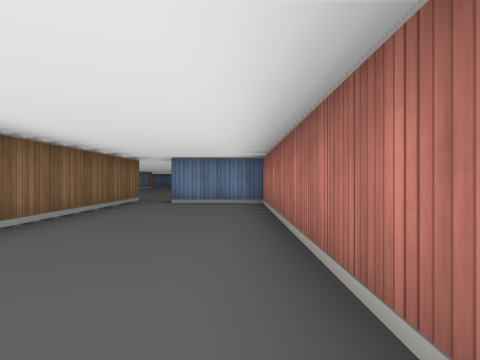
[1] (above)

20 first-person views from a walk through a cub3D ray-caster map. The camera is about half as high as the walls, looks level and sees 70° across. The floor is counted in squares. Each view is taken from the middle of a square. On the plan, view 1 faces up. The plan holds only what a view shows up to about 9 squares ahead; the rest is blank.

[2]
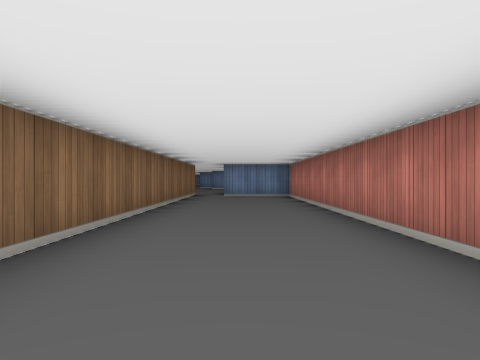

[3]
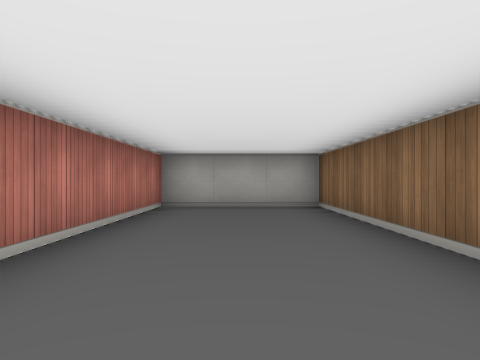

[4]
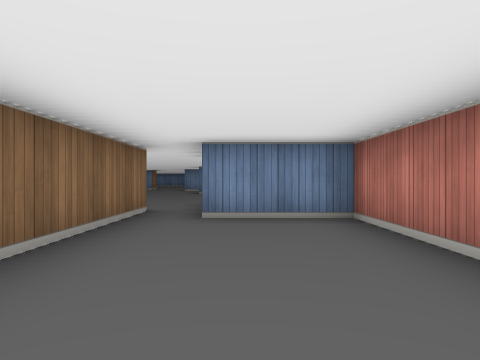

[5]
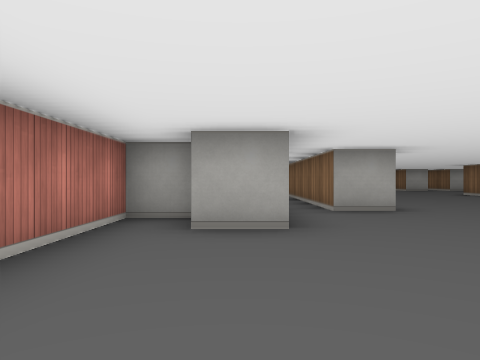

[6]
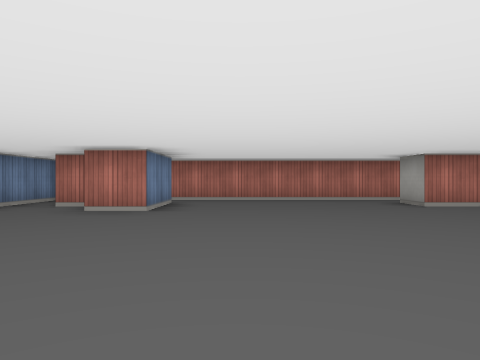

[7]
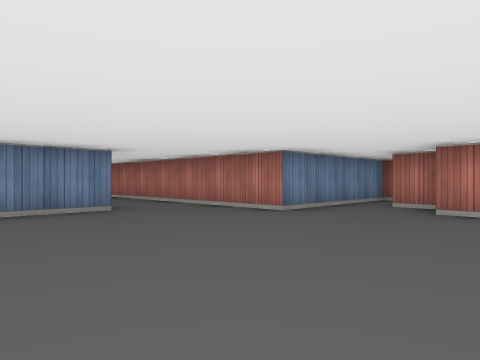

[8]
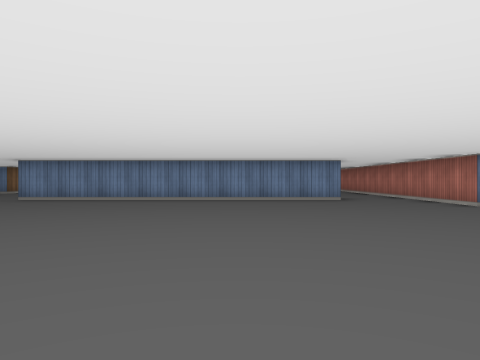

[9]
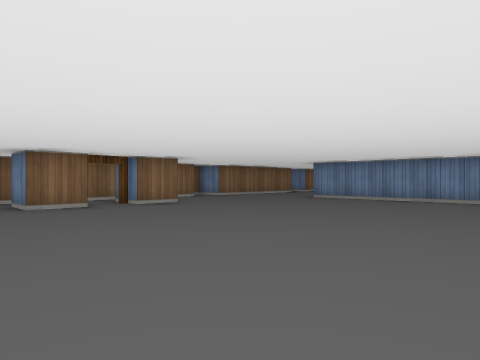

[10]
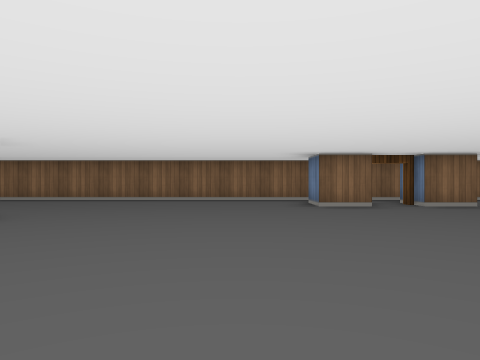

[11]
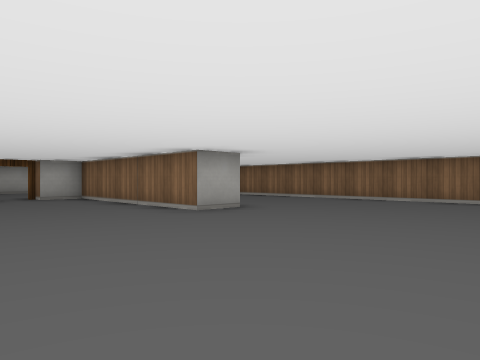

[12]
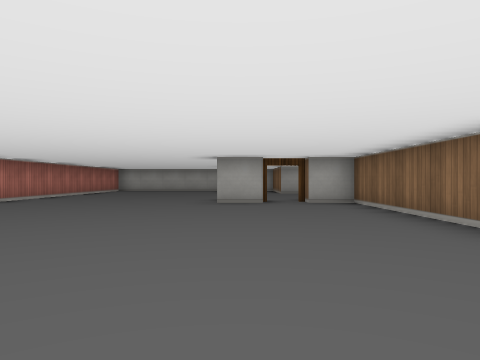

[13]
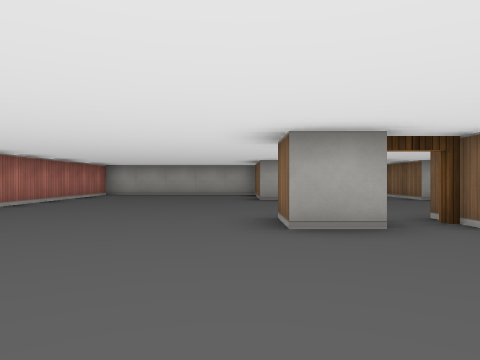

[14]
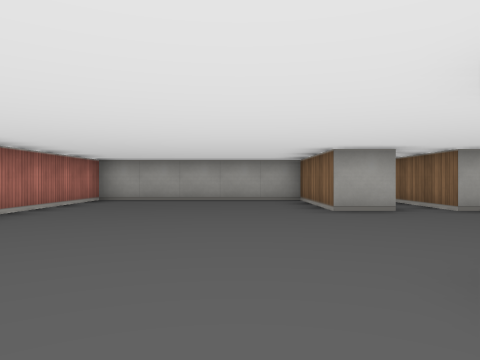

[15]
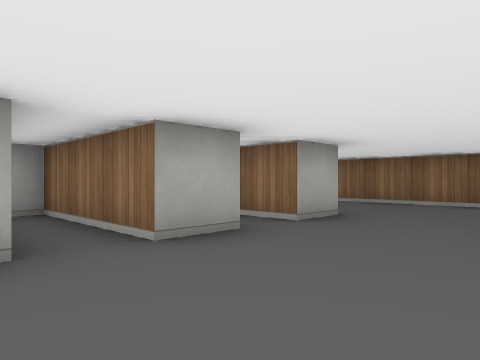

[16]
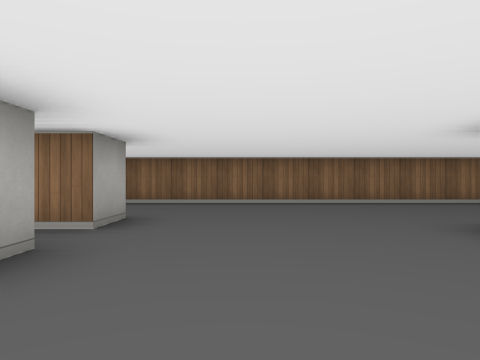

[17]
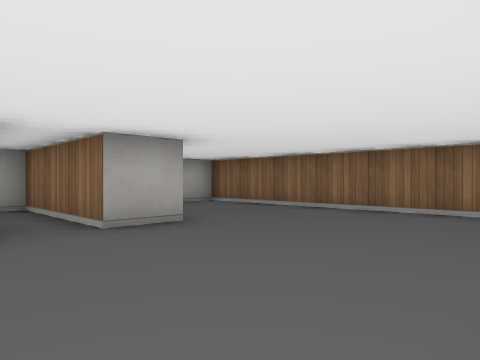

[18]
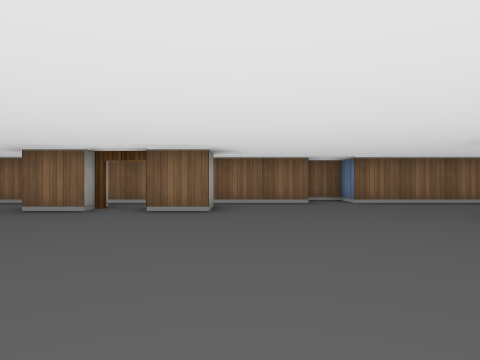

[19]
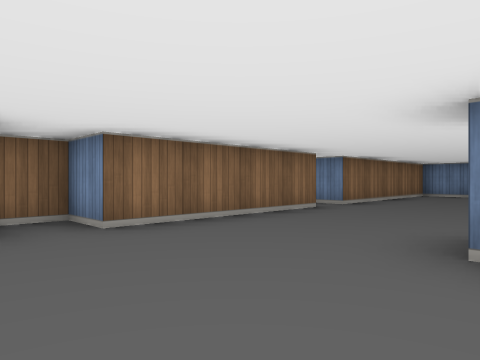

[20]
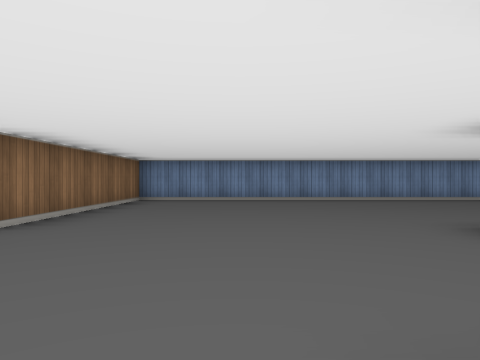

### Floor plan
Ten units are one square. View 1 is at (0, 0); x grows to the right and y downward. Boxes are objects, and circles mark ways between rooms. Rooms are numbered by the first view taken in them; rooms with no view inside come last. Other rooms are left out.
<svg viewBox="-180 -300 190 350">
<path fill="none" stroke="#000" d="M-25 -85 -25 45 5 45 5 -75 -15 -75M-145 -145 -145 -135 -155 -135M-125 -85 -115 -85 -115 -35 -105 -35M-35 -85 -25 -85M-155 -165 -145 -165 -145 -155M-55 -205 -135 -205M-15 -94 -15 -105 -5 -105M-15 -168 -15 -175M-5 -155 -25 -155 -25 -165M-4 -95 5 -95 5 -158M-165 -185 -165 45 -156 45M-95 -35 -85 -35 -85 -25M5 -185 -35 -185 -35 -232M-165 -235 -165 -195 -175 -195 -175 -186M-95 15 -85 15 -85 45 -35 45 -35 -32M-115 15 -105 15 -105 45 -100 45M-135 15 -125 15 -125 45M-80 -295 -165 -295 -165 -245 -172 -245"/>
<circle cx="-20" cy="-80" r="3" fill="#2a7"/>
<text x="-10" y="-20">1</text>
<text x="-90" y="-130">2</text>
</svg>
Room 1 opens to room 2.

Where each view was taken, in squares from view 1:
view 1: 0 up, 0 right, facing up
view 2: 3 down, 1 left, facing up
view 3: 2 up, 1 left, facing down
view 4: 3 up, 1 left, facing up
view 5: 14 up, 1 left, facing down
view 6: 14 up, 8 left, facing right
view 7: 15 up, 8 left, facing up-right
view 8: 12 up, 8 left, facing up
view 9: 12 up, 8 left, facing up-left
view 10: 12 up, 8 left, facing left
view 11: 13 up, 8 left, facing down-left
view 12: 11 up, 9 left, facing down
view 13: 7 up, 8 left, facing down
view 14: 4 up, 7 left, facing down
view 15: 1 up, 9 left, facing down-left
view 16: 0 up, 9 left, facing left
view 17: 2 up, 11 left, facing down-left
view 18: 17 up, 9 left, facing left
view 19: 18 up, 13 left, facing up-left
view 20: 21 up, 14 left, facing up
